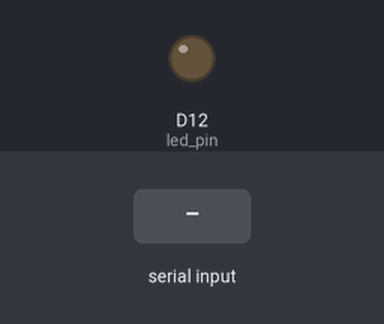
Bench run of a sketch on a simulated Arduino Zero (SAMD21). Parts: output pins drawn as LEDs (lit = HIGH). The inputs (shaded band) are chosen by the test bench.

Above: at 1.2 s.
1.3 s: "on\n" received over Serial
At 1.6 s:
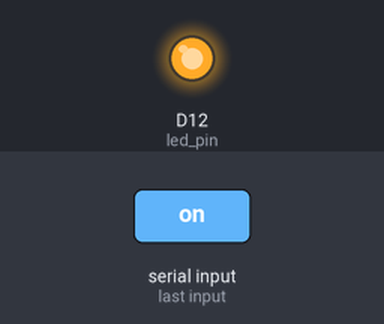
2.8 s: "off\n" received over Serial
At 4.0 s:
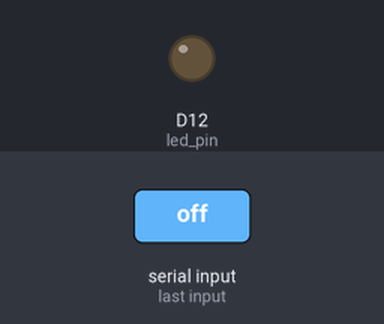
Timing chart, 0 to 5.8 s (numbered marks = the images above; inputs shaded):
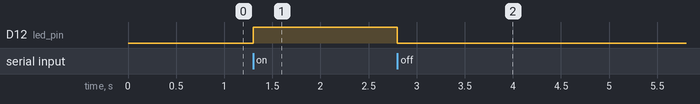

The sketch:

pulse_generator.ino
```cpp
#include "program.h"

constexpr int led_pin { 12 };

program g_program;

void
setup()
{
  SerialUSB.begin(115200);
  pinMode(led_pin, OUTPUT);
  digitalWrite(led_pin, LOW);
}

namespace {

constexpr char help[] = R"(
This program is primarily for illuminating a slide for a period period of time.
There are a couple of commands:

                          "help" : Prints this help message.
                            "on" : Turns the LED on.
                           "off" : Turns the LED off.
      "pulse" <delay> <duration> : Delays for a certain number of microseconds,
                                   then activates the LED for a certain number
                                   of microseconds.
              "pwm" <duty-cycle> : Activates a PWM signal on the LED pin.
)";

void handle_command()
{
  static_assert(sizeof(int) == 4, "size of int must be 4 bytes.");
  unsigned int delay {};
  unsigned int duration {};
  int duty_cycle {};
  if (g_program.parse_pulse(&delay, &duration)) {
    pinMode(led_pin, OUTPUT);
    // TODO : wait for trigger from FSTROBE (with timeout)
    const auto t0 = micros();
    delayMicroseconds(delay);
    const auto t1 = micros();
    digitalWrite(led_pin, HIGH);
    const auto t2 = micros();
    delayMicroseconds(duration);
    const auto t3 = micros();
    digitalWrite(led_pin, LOW);
    const auto t4 = micros();
    SerialUSB.println(t0);
    SerialUSB.println(t1);
    SerialUSB.println(t2);
    SerialUSB.println(t3);
    SerialUSB.println(t4);
    SerialUSB.println();
  } else if (g_program.parse_pwm(&duty_cycle)) {
    pinMode(led_pin, OUTPUT);
    analogWrite(led_pin, duty_cycle);
  } else if (g_program.parse_on()) {
    pinMode(led_pin, OUTPUT);
    digitalWrite(led_pin, HIGH);
    SerialUSB.println();
  } else if (g_program.parse_off()) {
    pinMode(led_pin, OUTPUT);
    digitalWrite(led_pin, LOW);
    SerialUSB.println();
  } else if (g_program.parse_help()) {
    SerialUSB.print(help);
    SerialUSB.println();
  } else {
    SerialUSB.println("bad command.");
    SerialUSB.println();
  }
  g_program.reset();
}

} // namespace

void
loop()
{
  while (SerialUSB.available() > 0) {
    const auto c = SerialUSB.read();
    if (c < 0) {
      break;
    }
    if (g_program.put(static_cast<char>(c))) {
      handle_command();
    }
  }
}
```

program.cpp
```cpp
#include "program.h"

#include <stdio.h>
#include <stdlib.h>
#include <string.h>

auto
program::put(const char c) -> bool
{
  if (c == '\n') {
    return true;
  }

  if (line_size_ == max_line_size()) {
    reset();
  }

  line_buffer_[line_size_] = c;
  line_buffer_[line_size_ + 1] = 0;

  line_size_++;

  return false;
}

void
program::reset()
{
  line_buffer_[0] = 0;
  line_size_ = 0;
}

auto
program::parse_pwm(int* duty_cycle) const -> bool
{
  constexpr size_t k{ sizeof("pwm") - 1 };

  if (line_size_ < k) {
    return false;
  }

  if (memcmp(line_buffer_, "pwm", k) != 0) {
    return false;
  }

  const char* args{ line_buffer_ + k };

  if (sscanf(args, "%d", duty_cycle) != 1) {
    return false;
  }
  return (*duty_cycle >= 0) && (*duty_cycle <= 255);
}

auto
program::parse_pulse(unsigned int* delay, unsigned int* duration) const -> bool
{
  constexpr size_t k{ sizeof("pulse") - 1 };

  if (line_size_ < k) {
    return false;
  }

  if (memcmp(line_buffer_, "pulse", k) != 0) {
    return false;
  }

  const char* args{ line_buffer_ + k };

  if (memchr(line_buffer_, '-', line_size_) != nullptr) {
    return false;
  }

  return sscanf(args, "%u %u", delay, duration) == 2;
}

auto
program::parse_on() const -> bool
{
  return strcmp(line_buffer_, "on") == 0;
}

auto
program::parse_off() const -> bool
{
  return strcmp(line_buffer_, "off") == 0;
}

auto
program::parse_help() const -> bool
{
  return strcmp(line_buffer_, "help") == 0;
}
```

program.h
```cpp
#include <stddef.h>

constexpr auto
max_line_size() -> size_t
{
  return 255;
};

class program final
{
  char line_buffer_[max_line_size() + 1]{};

  size_t line_size_{};

public:
  auto put(char c) -> bool;

  void reset();

  auto parse_pulse(unsigned int* delay, unsigned int* duration) const -> bool;

  auto parse_pwm(int* duty_cycle) const -> bool;

  auto parse_on() const -> bool;

  auto parse_off() const -> bool;

  auto parse_help() const -> bool;
};
```

Measured:
- after the input at 1.3 s, D12 (led_pin): LOW → HIGH at once
- after the input at 2.8 s, D12 (led_pin): HIGH → LOW at once
